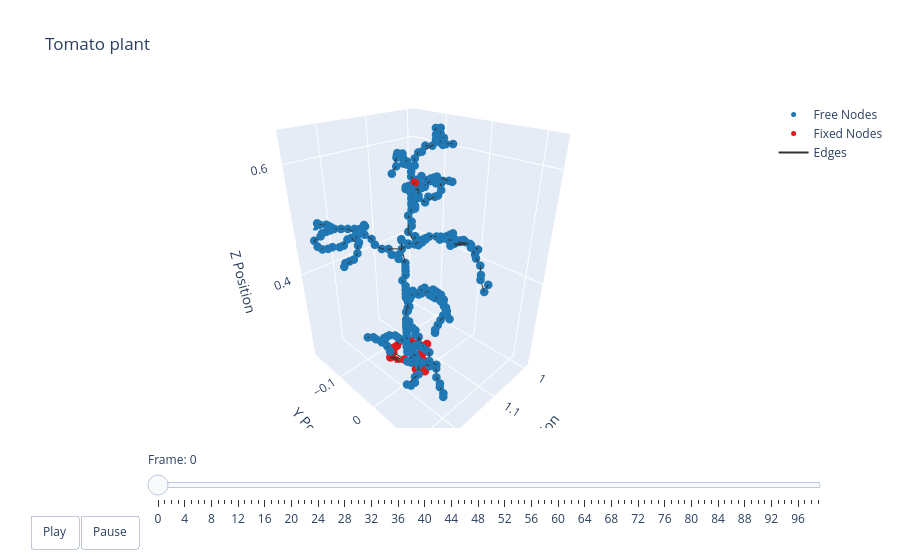

The code cell stored with this chart in its notebook:
### Markdown cell above
### Plotting

### Code cell
t = np.arange(robot.sim_params.total_time, step=robot.sim_params.dt)
options = dismech.AnimationOptions(title='Tomato plant')

fig = dismech.get_interactive_animation_plotly(robot, t, qs , options)
fig.show()

### Figure 1 — Plotly figure (JSON) as saved in the notebook; plotly's stock layout.template omitted (floating-point values rounded to 4 significant figures; data arrays with more than 128 entries replaced by an {"elided": "..."} marker saying what was removed)
{"data": [{"marker": {"color": "#1f78b4", "size": 5}, "mode": "markers", "name": "Free Nodes", "type": "scatter3d", "x": {"elided": "284 float values"}, "y": {"elided": "284 float values"}, "z": {"elided": "284 float values"}}, {"marker": {"color": "#e31a1c", "size": 5}, "mode": "markers", "name": "Fixed Nodes", "type": "scatter3d", "x": [1.163, 1.163, 1.139, 1.147, 1.155, 1.163, 1.171, 1.107, 1.107, 1.091, 1.099, 1.107, 1.155, 1.115, 1.155, 1.123, 1.131, 1.139, 1.131, 1.139, 1.131, 1.123, 1.115, 1.163, 1.147, 1.155, 1.163, 1.147, 1.163, 1.155, 1.123], "y": [-0.05823, -0.05023, -0.08223, -0.08223, -0.08223, -0.07423, -0.06623, -0.05823, -0.05023, -0.04223, -0.04223, -0.04223, -0.04223, -0.03423, -0.03423, -0.02623, -0.01823, -0.01823, -0.01023, -0.002231, -0.08223, -0.07423, -0.06623, -0.06623, -0.02623, -0.01023, -0.002231, 0.005769, 0.005769, 0.01377, -0.04223], "z": [0.2113, 0.2113, 0.2193, 0.2193, 0.2193, 0.2193, 0.2193, 0.2193, 0.2193, 0.2193, 0.2193, 0.2193, 0.2193, 0.2193, 0.2193, 0.2193, 0.2193, 0.2193, 0.2193, 0.2193, 0.2273, 0.2273, 0.2273, 0.2273, 0.2273, 0.2273, 0.2273, 0.2273, 0.2273, 0.2273, 0.5713]}, {"line": {"color": "#333333", "width": 2}, "mode": "lines", "name": "Edges", "type": "scatter3d", "x": {"elided": "942 float values"}, "y": {"elided": "942 float values"}, "z": {"elided": "942 float values"}}, {"color": "rgba(166, 206, 227, 0.7)", "i": [], "j": [], "k": [], "name": "Faces", "opacity": 0.7, "showscale": false, "type": "mesh3d", "x": {"elided": "315 float values"}, "y": {"elided": "315 float values"}, "z": {"elided": "315 float values"}}], "layout": {"scene": {"camera": {"eye": {"x": 1.225, "y": 1.225, "z": 1.0}}, "xaxis": {"range": [0.9866, 1.268], "title": {"text": "X Position"}}, "yaxis": {"range": [-0.1863, 0.1338], "title": {"text": "Y Position"}}, "zaxis": {"range": [0.2113, 0.6517], "title": {"text": "Z Position"}}}, "sliders": [{"currentvalue": {"prefix": "Frame: "}, "steps": [{"args": [["0"], {"frame": {"duration": 50, "redraw": true}, "mode": "immediate"}], "label": "0", "method": "animate"}, {"args": [["1"], {"frame": {"duration": 50, "redraw": true}, "mode": "immediate"}], "label": "1", "method": "animate"}, {"args": [["2"], {"frame": {"duration": 50, "redraw": true}, "mode": "immediate"}], "label": "2", "method": "animate"}, {"args": [["3"], {"frame": {"duration": 50, "redraw": true}, "mode": "immediate"}], "label": "3", "method": "animate"}, {"args": [["4"], {"frame": {"duration": 50, "redraw": true}, "mode": "immediate"}], "label": "4", "method": "animate"}, {"args": [["5"], {"frame": {"duration": 50, "redraw": true}, "mode": "immediate"}], "label": "5", "method": "animate"}, {"args": [["6"], {"frame": {"duration": 50, "redraw": true}, "mode": "immediate"}], "label": "6", "method": "animate"}, {"args": [["7"], {"frame": {"duration": 50, "redraw": true}, "mode": "immediate"}], "label": "7", "method": "animate"}, {"args": [["8"], {"frame": {"duration": 50, "redraw": true}, "mode": "immediate"}], "label": "8", "method": "animate"}, {"args": [["9"], {"frame": {"duration": 50, "redraw": true}, "mode": "immediate"}], "label": "9", "method": "animate"}, {"args": [["10"], {"frame": {"duration": 50, "redraw": true}, "mode": "immediate"}], "label": "10", "method": "animate"}, {"args": [["11"], {"frame": {"duration": 50, "redraw": true}, "mode": "immediate"}], "label": "11", "method": "animate"}, {"args": [["12"], {"frame": {"duration": 50, "redraw": true}, "mode": "immediate"}], "label": "12", "method": "animate"}, {"args": [["13"], {"frame": {"duration": 50, "redraw": true}, "mode": "immediate"}], "label": "13", "method": "animate"}, {"args": [["14"], {"frame": {"duration": 50, "redraw": true}, "mode": "immediate"}], "label": "14", "method": "animate"}, {"args": [["15"], {"frame": {"duration": 50, "redraw": true}, "mode": "immediate"}], "label": "15", "method": "animate"}, {"args": [["16"], {"frame": {"duration": 50, "redraw": true}, "mode": "immediate"}], "label": "16", "method": "animate"}, {"args": [["17"], {"frame": {"duration": 50, "redraw": true}, "mode": "immediate"}], "label": "17", "method": "animate"}, {"args": [["18"], {"frame": {"duration": 50, "redraw": true}, "mode": "immediate"}], "label": "18", "method": "animate"}, {"args": [["19"], {"frame": {"duration": 50, "redraw": true}, "mode": "immediate"}], "label": "19", "method": "animate"}, {"args": [["20"], {"frame": {"duration": 50, "redraw": true}, "mode": "immediate"}], "label": "20", "method": "animate"}, {"args": [["21"], {"frame": {"duration": 50, "redraw": true}, "mode": "immediate"}], "label": "21", "method": "animate"}, {"args": [["22"], {"frame": {"duration": 50, "redraw": true}, "mode": "immediate"}], "label": "22", "method": "animate"}, {"args": [["23"], {"frame": {"duration": 50, "redraw": true}, "mode": "immediate"}], "label": "23", "method": "animate"}, {"args": [["24"], {"frame": {"duration": 50, "redraw": true}, "mode": "immediate"}], "label": "24", "method": "animate"}, {"args": [["25"], {"frame": {"duration": 50, "redraw": true}, "mode": "immediate"}], "label": "25", "method": "animate"}, {"args": [["26"], {"frame": {"duration": 50, "redraw": true}, "mode": "immediate"}], "label": "26", "method": "animate"}, {"args": [["27"], {"frame": {"duration": 50, "redraw": true}, "mode": "immediate"}], "label": "27", "method": "animate"}, {"args": [["28"], {"frame": {"duration": 50, "redraw": true}, "mode": "immediate"}], "label": "28", "method": "animate"}, {"args": [["29"], {"frame": {"duration": 50, "redraw": true}, "mode": "immediate"}], "label": "29", "method": "animate"}, {"args": [["30"], {"frame": {"duration": 50, "redraw": true}, "mode": "immediate"}], "label": "30", "method": "animate"}, {"args": [["31"], {"frame": {"duration": 50, "redraw": true}, "mode": "immediate"}], "label": "31", "method": "animate"}, {"args": [["32"], {"frame": {"duration": 50, "redraw": true}, "mode": "immediate"}], "label": "32", "method": "animate"}, {"args": [["33"], {"frame": {"duration": 50, "redraw": true}, "mode": "immediate"}], "label": "33", "method": "animate"}, {"args": [["34"], {"frame": {"duration": 50, "redraw": true}, "mode": "immediate"}], "label": "34", "method": "animate"}, {"args": [["35"], {"frame": {"duration": 50, "redraw": true}, "mode": "immediate"}], "label": "35", "method": "animate"}, {"args": [["36"], {"frame": {"duration": 50, "redraw": true}, "mode": "immediate"}], "label": "36", "method": "animate"}, {"args": [["37"], {"frame": {"duration": 50, "redraw": true}, "mode": "immediate"}], "label": "37", "method": "animate"}, {"args": [["38"], {"frame": {"duration": 50, "redraw": true}, "mode": "immediate"}], "label": "38", "method": "animate"}, {"args": [["39"], {"frame": {"duration": 50, "redraw": true}, "mode": "immediate"}], "label": "39", "method": "animate"}, {"args": [["40"], {"frame": {"duration": 50, "redraw": true}, "mode": "immediate"}], "label": "40", "method": "animate"}, {"args": [["41"], {"frame": {"duration": 50, "redraw": true}, "mode": "immediate"}], "label": "41", "method": "animate"}, {"args": [["42"], {"frame": {"duration": 50, "redraw": true}, "mode": "immediate"}], "label": "42", "method": "animate"}, {"args": [["43"], {"frame": {"duration": 50, "redraw": true}, "mode": "immediate"}], "label": "43", "method": "animate"}, {"args": [["44"], {"frame": {"duration": 50, "redraw": true}, "mode": "immediate"}], "label": "44", "method": "animate"}, {"args": [["45"], {"frame": {"duration": 50, "redraw": true}, "mode": "immediate"}], "label": "45", "method": "animate"}, {"args": [["46"], {"frame": {"duration": 50, "redraw": true}, "mode": "immediate"}], "label": "46", "method": "animate"}, {"args": [["47"], {"frame": {"duration": 50, "redraw": true}, "mode": "immediate"}], "label": "47", "method": "animate"}, {"args": [["48"], {"frame": {"duration": 50, "redraw": true}, "mode": "immediate"}], "label": "48", "method": "animate"}, {"args": [["49"], {"frame": {"duration": 50, "redraw": true}, "mode": "immediate"}], "label": "49", "method": "animate"}, {"args": [["50"], {"frame": {"duration": 50, "redraw": true}, "mode": "immediate"}], "label": "50", "method": "animate"}, {"args": [["51"], {"frame": {"duration": 50, "redraw": true}, "mode": "immediate"}], "label": "51", "method": "animate"}, {"args": [["52"], {"frame": {"duration": 50, "redraw": true}, "mode": "immediate"}], "label": "52", "method": "animate"}, {"args": [["53"], {"frame": {"duration": 50, "redraw": true}, "mode": "immediate"}], "label": "53", "method": "animate"}, {"args": [["54"], {"frame": {"duration": 50, "redraw": true}, "mode": "immediate"}], "label": "54", "method": "animate"}, {"args": [["55"], {"frame": {"duration": 50, "redraw": true}, "mode": "immediate"}], "label": "55", "method": "animate"}, {"args": [["56"], {"frame": {"duration": 50, "redraw": true}, "mode": "immediate"}], "label": "56", "method": "animate"}, {"args": [["57"], {"frame": {"duration": 50, "redraw": true}, "mode": "immediate"}], "label": "57", "method": "animate"}, {"args": [["58"], {"frame": {"duration": 50, "redraw": true}, "mode": "immediate"}], "label": "58", "method": "animate"}, {"args": [["59"], {"frame": {"duration": 50, "redraw": true}, "mode": "immediate"}], "label": "59", "method": "animate"}, {"args": [["60"], {"frame": {"duration": 50, "redraw": true}, "mode": "immediate"}], "label": "60", "method": "animate"}, {"args": [["61"], {"frame": {"duration": 50, "redraw": true}, "mode": "immediate"}], "label": "61", "method": "animate"}, {"args": [["62"], {"frame": {"duration": 50, "redraw": true}, "mode": "immediate"}], "label": "62", "method": "animate"}, {"args": [["63"], {"frame": {"duration": 50, "redraw": true}, "mode": "immediate"}], "label": "63", "method": "animate"}, {"args": [["64"], {"frame": {"duration": 50, "redraw": true}, "mode": "immediate"}], "label": "64", "method": "animate"}, {"args": [["65"], {"frame": {"duration": 50, "redraw": true}, "mode": "immediate"}], "label": "65", "method": "animate"}, {"args": [["66"], {"frame": {"duration": 50, "redraw": true}, "mode": "immediate"}], "label": "66", "method": "animate"}, {"args": [["67"], {"frame": {"duration": 50, "redraw": true}, "mode": "immediate"}], "label": "67", "method": "animate"}, {"args": [["68"], {"frame": {"duration": 50, "redraw": true}, "mode": "immediate"}], "label": "68", "method": "animate"}, {"args": [["69"], {"frame": {"duration": 50, "redraw": true}, "mode": "immediate"}], "label": "69", "method": "animate"}, {"args": [["70"], {"frame": {"duration": 50, "redraw": true}, "mode": "immediate"}], "label": "70", "method": "animate"}, {"args": [["71"], {"frame": {"duration": 50, "redraw": true}, "mode": "immediate"}], "label": "71", "method": "animate"}, {"args": [["72"], {"frame": {"duration": 50, "redraw": true}, "mode": "immediate"}], "label": "72", "method": "animate"}, {"args": [["73"], {"frame": {"duration": 50, "redraw": true}, "mode": "immediate"}], "label": "73", "method": "animate"}, {"args": [["74"], {"frame": {"duration": 50, "redraw": true}, "mode": "immediate"}], "label": "74", "method": "animate"}, {"args": [["75"], {"frame": {"duration": 50, "redraw": true}, "mode": "immediate"}], "label": "75", "method": "animate"}, {"args": [["76"], {"frame": {"duration": 50, "redraw": true}, "mode": "immediate"}], "label": "76", "method": "animate"}, {"args": [["77"], {"frame": {"duration": 50, "redraw": true}, "mode": "immediate"}], "label": "77", "method": "animate"}, {"args": [["78"], {"frame": {"duration": 50, "redraw": true}, "mode": "immediate"}], "label": "78", "method": "animate"}, {"args": [["79"], {"frame": {"duration": 50, "redraw": true}, "mode": "immediate"}], "label": "79", "method": "animate"}, {"args": [["80"], {"frame": {"duration": 50, "redraw": true}, "mode": "immediate"}], "label": "80", "method": "animate"}, {"args": [["81"], {"frame": {"duration": 50, "redraw": true}, "mode": "immediate"}], "label": "81", "method": "animate"}, {"args": [["82"], {"frame": {"duration": 50, "redraw": true}, "mode": "immediate"}], "label": "82", "method": "animate"}, {"args": [["83"], {"frame": {"duration": 50, "redraw": true}, "mode": "immediate"}], "label": "83", "method": "animate"}, {"args": [["84"], {"frame": {"duration": 50, "redraw": true}, "mode": "immediate"}], "label": "84", "method": "animate"}, {"args": [["85"], {"frame": {"duration": 50, "redraw": true}, "mode": "immediate"}], "label": "85", "method": "animate"}, {"args": [["86"], {"frame": {"duration": 50, "redraw": true}, "mode": "immediate"}], "label": "86", "method": "animate"}, {"args": [["87"], {"frame": {"duration": 50, "redraw": true}, "mode": "immediate"}], "label": "87", "method": "animate"}, {"args": [["88"], {"frame": {"duration": 50, "redraw": true}, "mode": "immediate"}], "label": "88", "method": "animate"}, {"args": [["89"], {"frame": {"duration": 50, "redraw": true}, "mode": "immediate"}], "label": "89", "method": "animate"}, {"args": [["90"], {"frame": {"duration": 50, "redraw": true}, "mode": "immediate"}], "label": "90", "method": "animate"}, {"args": [["91"], {"frame": {"duration": 50, "redraw": true}, "mode": "immediate"}], "label": "91", "method": "animate"}, {"args": [["92"], {"frame": {"duration": 50, "redraw": true}, "mode": "immediate"}], "label": "92", "method": "animate"}, {"args": [["93"], {"frame": {"duration": 50, "redraw": true}, "mode": "immediate"}], "label": "93", "method": "animate"}, {"args": [["94"], {"frame": {"duration": 50, "redraw": true}, "mode": "immediate"}], "label": "94", "method": "animate"}, {"args": [["95"], {"frame": {"duration": 50, "redraw": true}, "mode": "immediate"}], "label": "95", "method": "animate"}, {"args": [["96"], {"frame": {"duration": 50, "redraw": true}, "mode": "immediate"}], "label": "96", "method": "animate"}, {"args": [["97"], {"frame": {"duration": 50, "redraw": true}, "mode": "immediate"}], "label": "97", "method": "animate"}, {"args": [["98"], {"frame": {"duration": 50, "redraw": true}, "mode": "immediate"}], "label": "98", "method": "animate"}, {"args": [["99"], {"frame": {"duration": 50, "redraw": true}, "mode": "immediate"}], "label": "99", "method": "animate"}], "transition": {"duration": 0}, "x": 0.1, "y": 0}], "title": {"text": "Tomato plant"}, "updatemenus": [{"buttons": [{"args": [null, {"frame": {"duration": 50, "redraw": true}, "fromcurrent": true}], "label": "Play", "method": "animate"}, {"args": [[null], {"frame": {"duration": 0, "redraw": true}, "mode": "immediate"}], "label": "Pause", "method": "animate"}], "direction": "left", "pad": {"r": 10, "t": 87}, "showactive": false, "type": "buttons", "x": 0.1, "xanchor": "right", "y": 0, "yanchor": "top"}]}}
